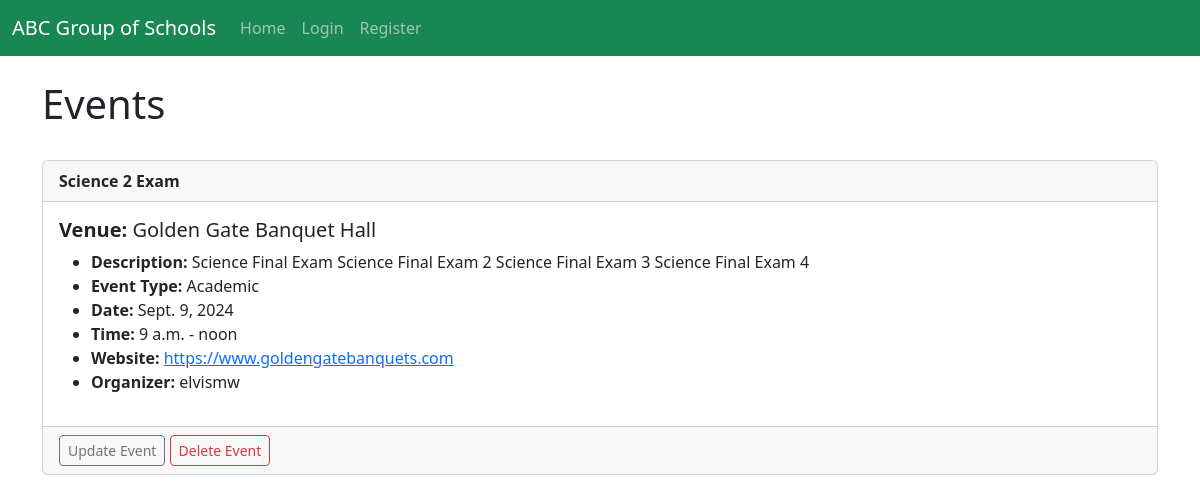
Screenshot of /event/events_list with the database file from the repository.
### event_management/models.py (models this page shows, shortened)
class Event(models.Model):
    EVENT_TYPE_CHOICES = [
        ('Sport', 'Sport'),
        ('Cultural', 'Cultural'),
        ('Religious', 'Religious'),
        ('Academic', 'Academic'),
        ('Others', 'Others'),
    ]
    organizer = models.ForeignKey(settings.AUTH_USER_MODEL, on_delete=models.SET_NULL, null=True, related_name='organized_events')
    title = models.CharField(max_length=100)
    description = models.TextField(blank=True)
    event_type = models.CharField(max_length=20, choices=EVENT_TYPE_CHOICES)
    date = models.DateField()
    start_time = models.TimeField()
    end_time = models.TimeField()
    venue = models.ForeignKey(Venue, on_delete=models.CASCADE)
    attendees = models.ManyToManyField(Attendees, related_name='events_participated', blank=True)
    created_at = models.DateTimeField(auto_now_add=True)
    updated_at = models.DateTimeField(auto_now=True)
    apply_leave = models.BooleanField(default=False)

class Venue(models.Model):
    organizer = models.ForeignKey(settings.AUTH_USER_MODEL, on_delete=models.CASCADE)
    name = models.CharField('Venue Name', max_length=100)
    address = models.CharField(max_length=300)
    phone = models.CharField('Phone Number', max_length=20, blank=True)
    web = models.URLField('Website Address', blank=True)
    email_address = models.EmailField('Email Address', blank=True)

### event_management/views.py (the view)
# urls.py: path('events_list', views.all_events, name='events_list'),
def all_events(request):
    event_list = Event.objects.all().order_by('date')
    venue_list = Venue.objects.all().order_by('name')
    return render(request, 'events_management/events_list.html', {'event_list': event_list, 'venue_list': venue_list})

### event_management/templates/events_management/events_list.html (shortened to what this page needs)
<!DOCTYPE html>
<html lang="en">
<head>
</head>
<body>
{% extends 'events_management/base.html' %}
{% block content %}
    <h1>Events</h1>
    <br>
    {% for event in event_list %}
        <div class="card">
            <div class="card-header">
                <strong>{{ event.title }}</strong>
            </div>
            <div class="card-body">
                <h5 class="card-title"><strong>Venue:</strong> {{ event.venue.name }}</h5>
                <ul>
                    <li class="card-text"><strong>Description:</strong> {{ event.description }}</li>
                    <li><strong>Event Type:</strong> {{ event.event_type }}</li>
                    <li><strong>Date:</strong> {{ event.date }}</li>
                    <li><strong>Time:</strong> {{ event.start_time }} - {{ event.end_time }}</li>
                    <li><strong>Website:</strong>
                        {% if event.venue.web %}
                            <a href="{{ event.venue.web }}">{{ event.venue.web }}</a>
                        {% else %}
                            No website
                        {% endif %}
                    </li>
                    <li><strong>Organizer:</strong> {{ event.organizer }}</li>
                </ul>
            </div>
            <div class="card-footer text-body-secondary">
                <a href="{% url 'event_management:update-event' event.id %}" class="btn btn-outline-secondary btn-sm">Update Event</a>
                <a href="{% url 'event_management:delete-event' event.id %}" class="btn btn-outline-danger btn-sm">Delete Event</a>
            </div>
        </div>
        <br><br>
    {% endfor %}
{% endblock %}

### rows the page displays
Event: title "Science 2 Exam", venue.name "Golden Gate Banquet Hall", description "Science Final Exam Science Final Exam 2 Science Final Exam 3 Science Final Exam 4", event_type "Academic", date "Sept. 9, 2024", start_time "9 a.m.", end_time "noon", venue.web "https://www.goldengatebanquets.com", organizer "elvismw"
